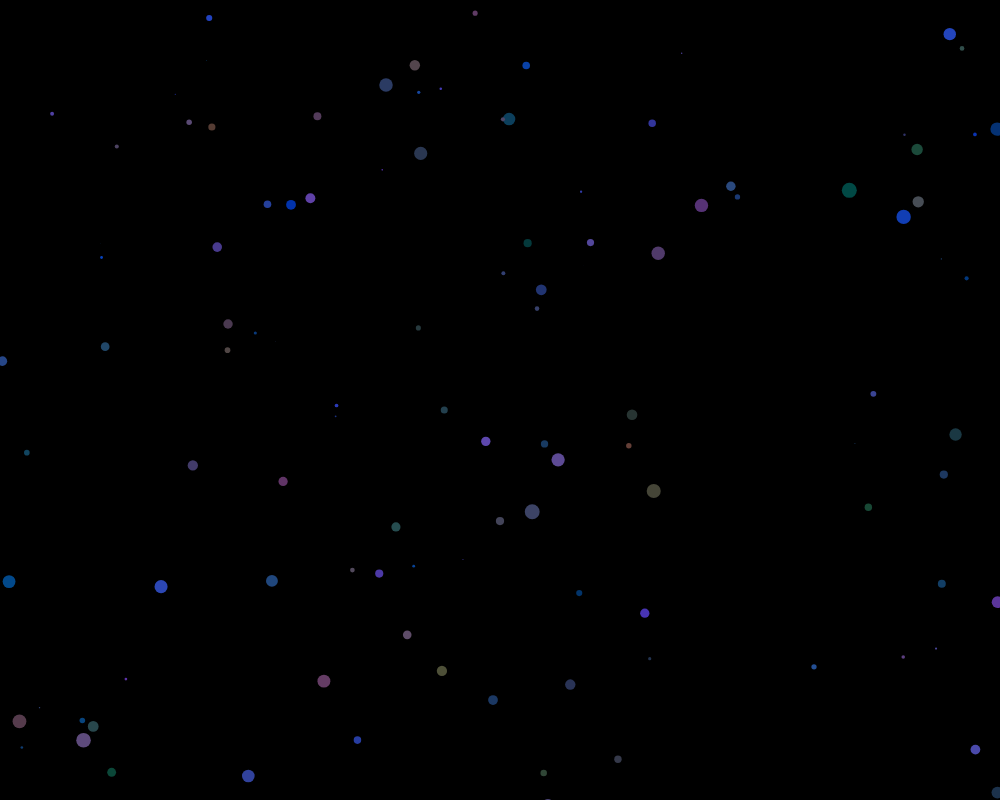
Frame 1 (no input)
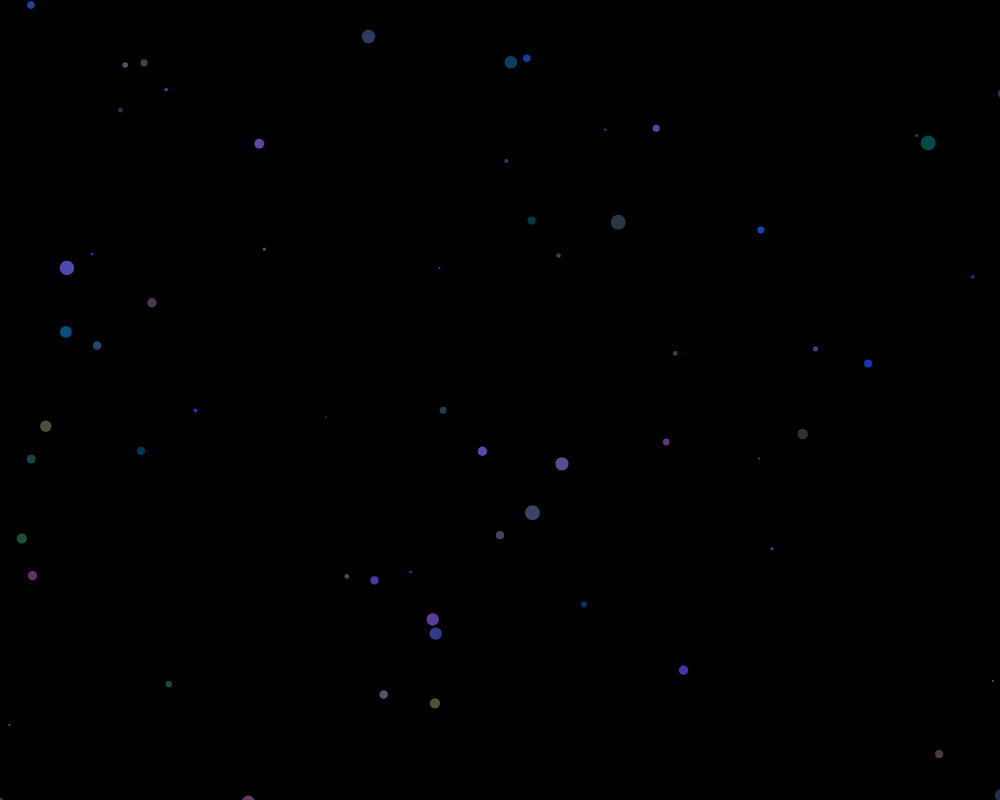
Frame 60 (no input)
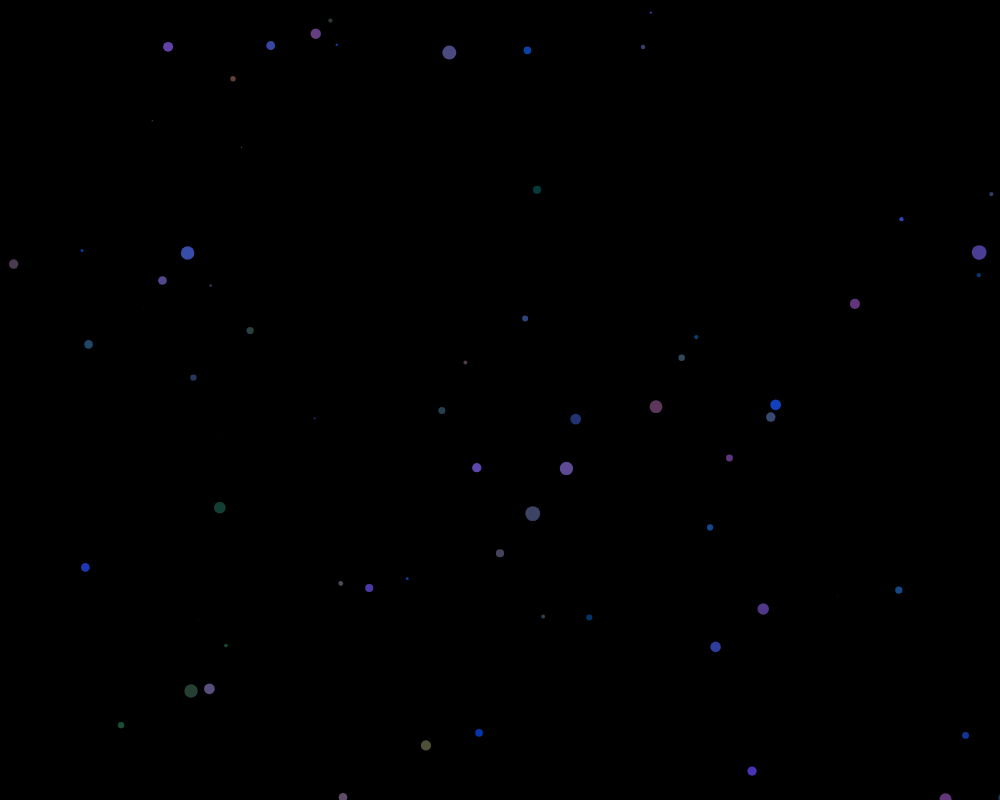
Frame 120 (the mouse pressed at the canvas centre since frame 60)

The p5.js sketch that drew these frames (run headless with seeded random() and noise() and a simulated clock; from frame 60 on, the mouse is pressed at the canvas centre):

// p5.js sketch
// ── sketch.js
var stars = [];
var len = 1000;
function setup() {
	createCanvas(1000, 800);
	for(var i = 0 ; i<len; i++){
		stars.push(new star());
	}
}

function draw() {
	background('black');
	translate(width/2 , height/2);
	for(var i = 0 ; i<stars.length ; i++){
		stars[i].show();
		stars[i].update();
	}

}
// ── star.js
function star() {
    //just messing with random value duno how big / small the stars will appear
    this.x = random(-width , width);
    this.y = random(-height, height);
    this.z = random(width);
    this.r = random(0,15);
    //messing with speed so it looks like real the stars comin hehehe
    this.speed = random(0,15);
    //just meessing with random value duno what color will appear
    this.color = random(0,100);
    this.color2 = random(50,80);
    this.color3 = random(200,50);


    this.update = function(){
        this.z = this.z -this.speed;
        if(this.z<1){
            // print('is this happen');
            this.z = random(width);
            this.x = random(-width , width);
            this.y = random(-height, height);

        }

    }


    this.show = function(){
        fill(this.color,this.color2,this.color3);
        //lets make it blink blink i dunno how to said in english hahahaha in indonesia we said kerlap kerlip

        var sx = map(this.x / this.z , 0 , 1 , 0 , width);
        var sy = map(this.y / this.z , 0 ,1 , 0 , height);
        // print(sx + sy + 'test');

        // fill(this.color,this.color2,this.color3);
        noStroke();
        ellipse(sx , sy , this.r , this.r );
    }



}
